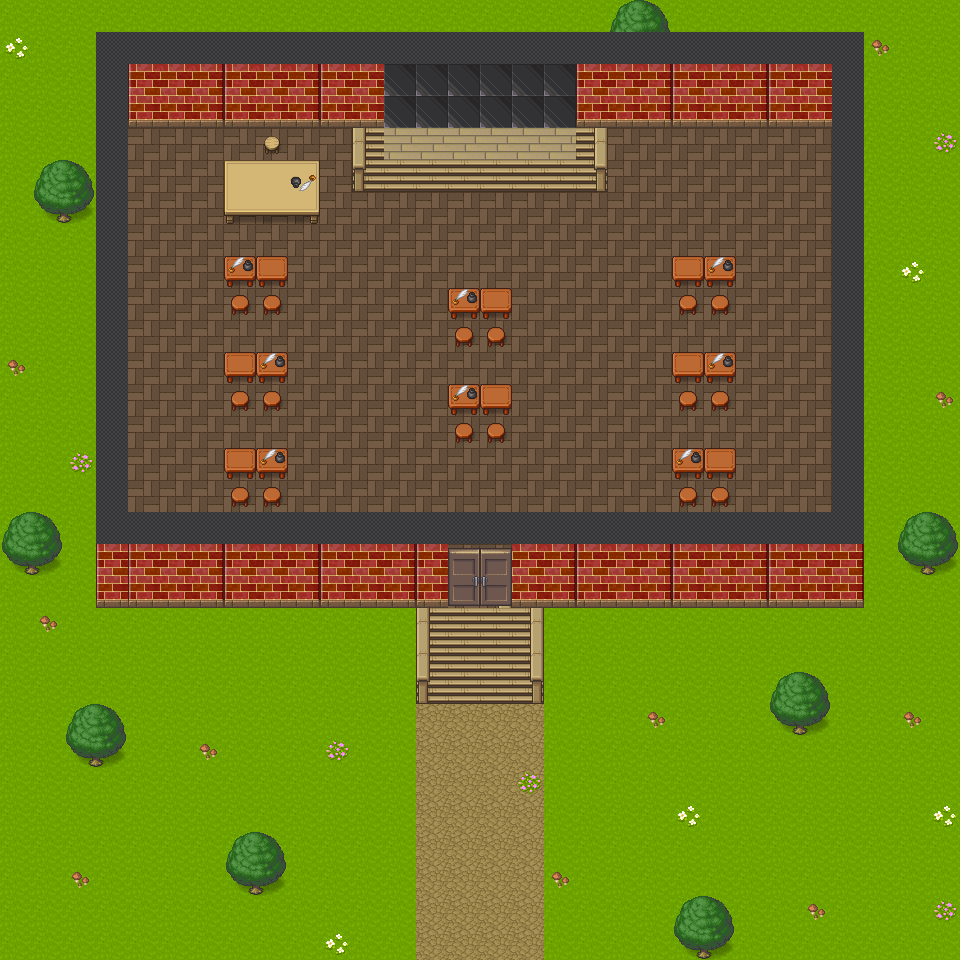

This game map was drawn from its Tiled (.tmx) file and the tilesets committed beside it. A one-line description and the trimmed map source follow:
An orthogonal 30x30 tile map with 32x32 px tiles, 4 tile layers (sol, meubles, detail, mur).

<map version="1.5" tiledversion="1.6.0" orientation="orthogonal" renderorder="right-down" width="30" height="30" tilewidth="32" tileheight="32" infinite="0" nextlayerid="6" nextobjectid="1">
 <tileset firstgid="1" name="[Base]BaseChip_pipo" tilewidth="32" tileheight="32" tilecount="1064" columns="8">
  <image source="src/assets/Pipoya RPG Tileset 32x32/[Base]BaseChip_pipo.png" width="256" height="4256" />
 </tileset>
 <layer id="3" name="sol" width="30" height="30">
  <data>[900 cells, 900 non-empty, 8 distinct tile ids]</data>
 </layer>
 <layer id="1" name="meubles" width="30" height="30">
  <data>[900 cells, 62 non-empty, 14 distinct tile ids]</data>
 </layer>
 <layer id="2" name="detail" width="30" height="30">
  <data>[900 cells, 105 non-empty, 25 distinct tile ids]</data>
 </layer>
 <objectgroup id="5" name="floorlayer" />
 <layer id="4" name="mur" width="30" height="30">
  <data>[900 cells, 162 non-empty, 10 distinct tile ids]</data>
 </layer>
</map>
